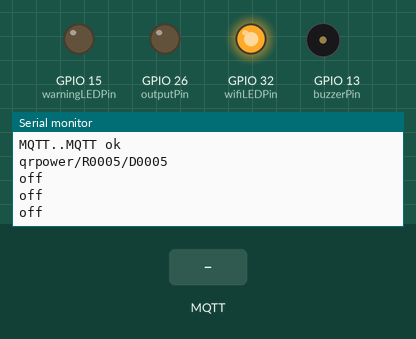
A program run on a simulated ESP32. On the bench: output pins drawn as LEDs (lit = HIGH), buzzer (waves = sounding, pin HIGH), the last lines printed to the serial monitor. The test bench sets the inputs (shaded band). WiFi joins after 1.5 s; servers stay silent unless stated; no MQTT or app messages arrive unless stated.

Above: at 1.2 s.
1.3 s: MQTT message "1" arrives on the first subscribed topic
At 1.71 s:
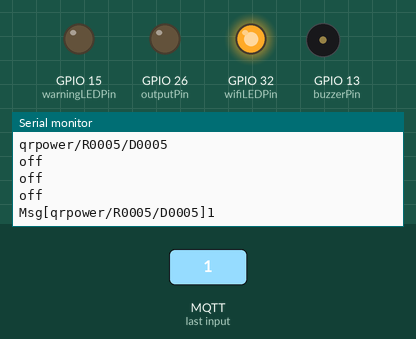
3.0 s: MQTT message "on" arrives on the first subscribed topic
At 3.81 s:
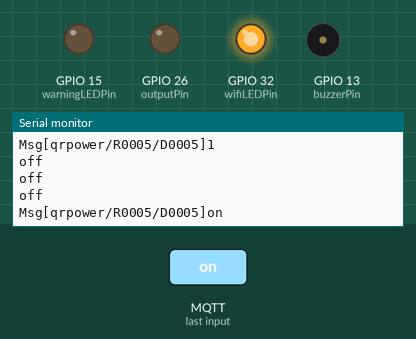
5.1 s: MQTT message "off" arrives on the first subscribed topic
At 5.91 s:
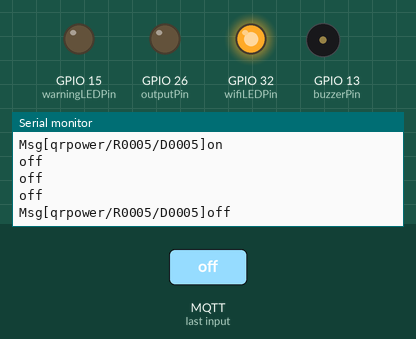

Measured:
- after the input at 1.3 s, the serial monitor: prints a new line after 0.25 s (image 1)
- after the input at 3.0 s, the serial monitor: prints a new line after 0.66 s (image 2)
- after the input at 5.1 s, the serial monitor: prints a new line after 0.66 s (image 3)

The program:

main.cpp
```cpp
#include <Arduino.h>

#include <Ethernet.h>
#include <MQTT.h>
#include <ArduinoJson.h>
#include <HttpUpdate.h>
#include <WiFi.h>

void update();

EthernetClient ethClient;
MQTTClient mqtt;
JsonDocument json;

const int warnDuration = 10;  //seconds before power off
float durationRemaining = 0;
unsigned long durationSetTime = 0;
int lastStatus = 0;
uint32_t updateCounter = 0;

const int outputPin = 26;
const int buzzerPin = 13;
const int warningLEDPin = 15;
const int wifiLEDPin = 32;

byte mac[] = { 0x74, 0x69, 0x69, 0x2D, 0x30, 0x32 };
IPAddress ip(10, 70, 11, 187);
IPAddress mydns(172, 16, 16, 16);
IPAddress gateway(10, 70, 11, 1);
IPAddress subnet(255, 255, 255, 0);

String deviceId = "D0005";
String roomId = "R0005";

const char* mqtt_server = "10.70.11.247";
String clientId = "clsrm-" + String(deviceId);
String subTopic = "qrpower/" + String(roomId) + "/" + String(deviceId);
String pubTopic = "qrpower/" + String(deviceId) + "/" + String(roomId);

WiFiClient wifiClient;
void update()
{
  String url = "http://cibikomberi.local:8080/thing/update/677367065ee782724fdba1a4?version=1";

  httpUpdate.update(wifiClient, url);
}

void parseDataFromMessage(String message) {
  DeserializationError error = deserializeJson(json, message);

  if (!error) {
    // if (json["device_id"].as<String>() != deviceId) {
    //   return;
    // }

    durationRemaining = json["minutes"].as<float>() * 60;
    durationSetTime = millis();

    if (durationRemaining > 0){
      JsonDocument publishDoc;
      publishDoc["device_id"] = deviceId;
      publishDoc["status"] = 1;
      mqtt.publish(pubTopic.c_str(), publishDoc.as<String>().c_str());
    }
  }
}

//Method that is automatically called when there is a message
void MqttCallback(String &topic, String &payload) {
  Serial.print("Msg[");
  Serial.print(topic);
  Serial.print("]");
  Serial.println(payload);

  parseDataFromMessage(payload);
}

// Ensure connection with broker
void connectMqtt() {
  // No of tries to prevent infinite loop
  int i = 5;
  while (!mqtt.connected() && i > 0) {
    Serial.print("MQTT..");
    // Will must be set before connecting
    mqtt.setWill("error", "device disconnected");
    if (mqtt.connect(clientId.c_str())) {
      Serial.println("MQTT ok");
      mqtt.subscribe(subTopic);
      Serial.println(subTopic.c_str());
    } else {
      Serial.print("fail");
      // delay(500);
    }
    i--;
  }
}


void setup() {
  Serial.begin(9600);
  pinMode(outputPin, OUTPUT);
  pinMode(buzzerPin, OUTPUT);
  pinMode(warningLEDPin, OUTPUT);
  pinMode(wifiLEDPin, OUTPUT);
  digitalWrite(outputPin, LOW);
  digitalWrite(buzzerPin, LOW);
  digitalWrite(warningLEDPin, LOW);
  digitalWrite(wifiLEDPin, LOW);

  Ethernet.init(5);
  Ethernet.begin(mac, ip, mydns, gateway, subnet);

  Serial.print("IP:");
  Serial.println(Ethernet.localIP());
  digitalWrite(wifiLEDPin, HIGH);

  mqtt.begin(mqtt_server, 1883, ethClient);
  mqtt.onMessage(MqttCallback);
  connectMqtt();
  WiFi.begin("BIT-ENERGY", "pic-embedded");
}

void loop() {

  if (!mqtt.connected()) {
    connectMqtt();
  }
  mqtt.loop();
  if (WiFi.status() == WL_CONNECTED) {
    update();
  }

  float elapsedTimeSinceLastMessage = (millis() - durationSetTime) / 1000;
  if (elapsedTimeSinceLastMessage < durationRemaining) {
    lastStatus = 1;
    digitalWrite(outputPin, HIGH);
    Serial.println("Time left: " + String(durationRemaining - elapsedTimeSinceLastMessage));
  } else {
    digitalWrite(outputPin, LOW);
    Serial.println("off");
  }

  // Warn before power off
  if ((durationRemaining - elapsedTimeSinceLastMessage) < warnDuration && (durationRemaining - elapsedTimeSinceLastMessage) > 0) {
    Serial.println("About to off");
    digitalWrite(buzzerPin, HIGH);
    digitalWrite(warningLEDPin, HIGH);
  } else {
    digitalWrite(buzzerPin, LOW);
    digitalWrite(warningLEDPin, LOW);
  }
  delay(500);

  //Send ack to server if power is transitioning to off
  if (lastStatus == 1 && durationRemaining - elapsedTimeSinceLastMessage <= 0) {
    JsonDocument publishDoc;
    publishDoc["device_id"] = deviceId;
    publishDoc["status"] = 0;

    mqtt.publish(pubTopic.c_str(), publishDoc.as<String>().c_str());
    lastStatus = 0;
    // ESP.restart();
  }


}
```
